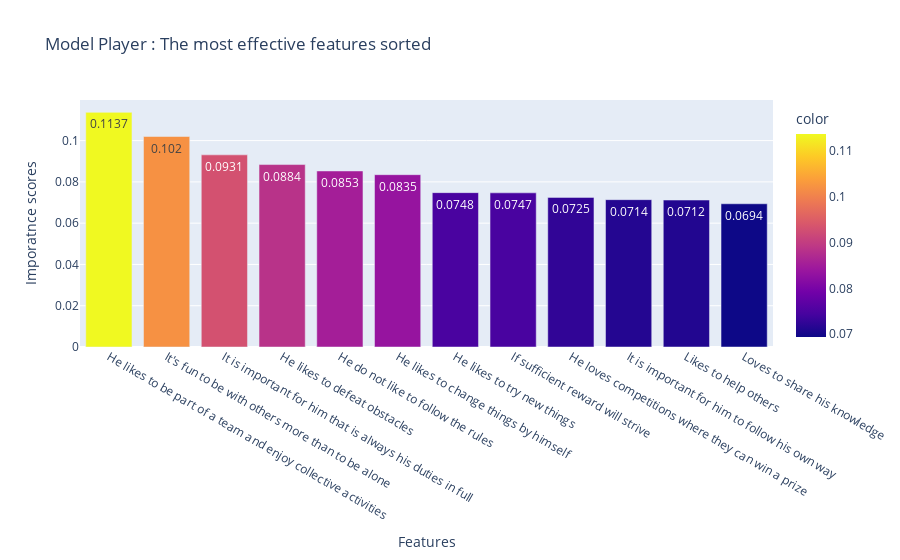

The notebook cell this image was saved under:
### Code cell
#Extract the feature importances scores from the model
importance_player = Model_player.feature_importances_

#Combine the features with names
list_features = sorted(zip(importance_player, player_features), reverse=True)
all_features = {}
for i in list_features : 
    all_features[i[1]]=round(i[0],4)

x= list(all_features.keys())
y= list(all_features.values())

sorted_features['PlayerType'] = x

#Plot feature importance
fig = px.bar( y=y, x=x, text=y,color=y, title="Model Player : The most effective features sorted")
fig.update_xaxes(title_text='Features')
fig.update_yaxes(title_text='Imporatnce scores')
fig.show()

### Figure 1 — Plotly figure (JSON) as saved in the notebook; plotly's stock layout.template omitted (floating-point values rounded to 4 significant figures)
{"data": [{"alignmentgroup": "True", "hovertemplate": "x=%{x}<br>y=%{y}<br>text=%{text}<br>color=%{marker.color}<extra></extra>", "legendgroup": "", "marker": {"color": [0.1137, 0.102, 0.0931, 0.0884, 0.0853, 0.0835, 0.0748, 0.0747, 0.0725, 0.0714, 0.0712, 0.0694], "coloraxis": "coloraxis", "pattern": {"shape": ""}}, "name": "", "offsetgroup": "", "orientation": "v", "showlegend": false, "text": ["0.1137", "0.102", "0.0931", "0.0884", "0.0853", "0.0835", "0.0748", "0.0747", "0.0725", "0.0714", "0.0712", "0.0694"], "textposition": "auto", "type": "bar", "x": ["He likes to be part of a team and enjoy collective activities", "It's fun to be with others more than to be alone", "It is important for him that is always his duties in full", "He likes to defeat obstacles", "He do not like to follow the rules", "He likes to change things by himself", "He likes to try new things", "If sufficient reward will strive", "He loves competitions where they can win a prize", "It is important for him to follow his own way", "Likes to help others", "Loves to share his knowledge"], "xaxis": "x", "y": [0.1137, 0.102, 0.0931, 0.0884, 0.0853, 0.0835, 0.0748, 0.0747, 0.0725, 0.0714, 0.0712, 0.0694], "yaxis": "y"}], "layout": {"barmode": "relative", "coloraxis": {"colorbar": {"title": {"text": "color"}}, "colorscale": [[0, "#0d0887"], [0.1111, "#46039f"], [0.2222, "#7201a8"], [0.3333, "#9c179e"], [0.4444, "#bd3786"], [0.5556, "#d8576b"], [0.6667, "#ed7953"], [0.7778, "#fb9f3a"], [0.8889, "#fdca26"], [1, "#f0f921"]]}, "legend": {"tracegroupgap": 0}, "title": {"text": "Model Player : The most effective features sorted"}, "xaxis": {"anchor": "y", "domain": [0, 1], "title": {"text": "Features"}}, "yaxis": {"anchor": "x", "domain": [0, 1], "title": {"text": "Imporatnce scores"}}}}
